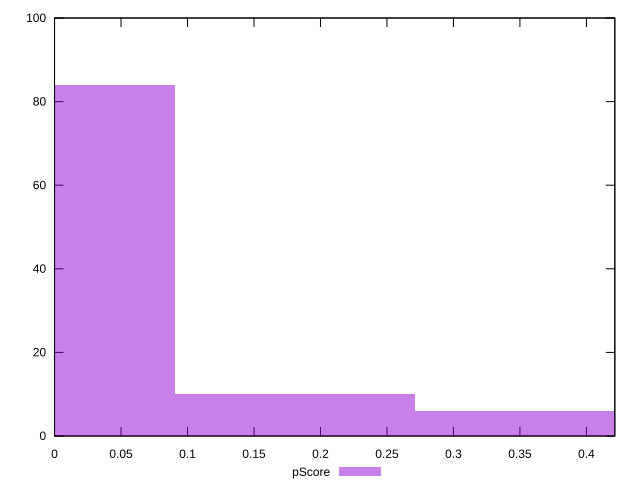

Generate this figure with gnuplot:
reset

$pScore <<EOF
0 84
0.3616608585648357 6
0.18083042928241785 10
EOF

set key outside below
set boxwidth 0.18083042928241785
set xrange [9.080514118409155e-13:0.4213562737251711]
set yrange [0:100]
set trange [0:100]
set style fill transparent solid 0.5 noborder
set terminal svg size 640, 490 enhanced background rgb 'white'
set output "report_00015_2021-02-09T16-11-33.973Z/estimated-input-latency/samples/pages+cached/pScore/histogram.svg"

plot $pScore title "pScore" with boxes

reset
